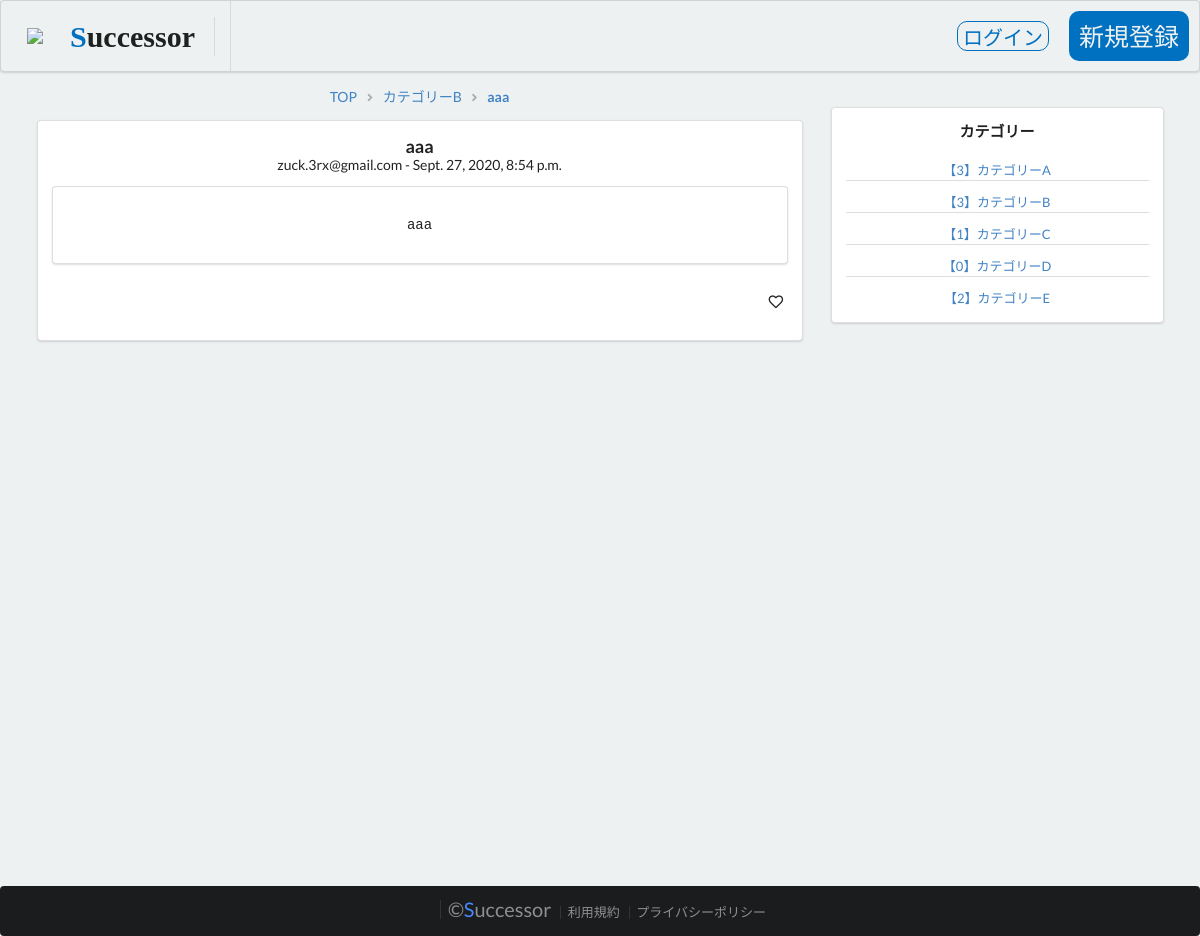
/thread/1/, run on the app's committed database.
### thread/models.py (models this page shows, shortened)
class Topic(models.Model):
    user = models.ForeignKey(
        User,
        on_delete=models.SET_NULL,
        null=True,
        blank=True,
    )
    email = models.EmailField(
        verbose_name='メールアドレス',
        null=True,
        blank=True,
    )
    user_name = models.CharField(
        'お名前',
        max_length=30,
        null=True,
        blank=False,
    )
    title = models.CharField(
        'タイトル',
        max_length=255,
        null = False,
        blank = False,
    )
    message = models.TextField(
        verbose_name='本文',
        null=True,
        blank=False,
    )
    category = models.ForeignKey(
        Category,
        verbose_name='カテゴリー',
        on_delete=models.PROTECT,
        null=True,
        blank=False,
    )
    created = models.DateTimeField(
        auto_now_add=True,
    )
    modified = models.DateTimeField(
        auto_now=True,
    )
    objects = TopicManager()

class Category(models.Model):
    name = models.CharField(
        'カテゴリー名',
        max_length=50,
    )
    url_code = models.CharField(
        'URLコード',
        max_length=50,
        null=True,
        blank=False,
        unique=True,
    )
    sort=models.IntegerField(
        verbose_name='ソート',
        default=0,
    )
    objects = CategoryManager

### accounts/models.py (models this page shows, shortened)
class User(AbstractBaseUser, PermissionsMixin):
    username_validator = UnicodeUsernameValidator()
    username = models.CharField(
        _('username'),
        max_length=50,
        unique=True,
        help_text='この項目は必須です。全角文字、半角英数字、@/./+/-/_ で50文字以下にしてください。',
        validators=[username_validator],
        error_messages={
            'unique': _("A user with that username already exists."),
        },
    )
    email = models.EmailField(
        _('email address'),
        help_text='この項目は必須です。メールアドレスは公開されません。',
        blank=False
    )
    is_staff = models.BooleanField(
        _('staff status'),
        default=False,
        help_text=_('Designates whether the user can log into this admin site.'),
    )
    is_active = models.BooleanField(
        _('active'),
        default=True,
        help_text=_(
            'Designates whether this user should be treated as active. '
            'Unselect this instead of deleting accounts.'
        ),
    )
    date_joined = models.DateTimeField(_('date joined'), default=timezone.now)
    objects = UserManager()
    EMAIL_FIELD = 'email'
    USERNAME_FIELD = 'username'
    REQUIRED_FIELDS = ['email']
    class Meta:
        verbose_name = _('user')
        verbose_name_plural = _('users')
        abstract = False

### thread/views.py (the view, shortened to what this page needs)
# urls.py: path('<int:pk>/', views.TopicAndCommentView.as_view(), name='topic'),
class TopicAndCommentView(FormView):
    template_name = 'thread/detail_topic.html'
    form_class = LoginedUserCommentModelForm
    def get_form_class(self):
        if self.request.user.is_authenticated:
            return LoginedUserCommentModelForm
        else:
            return CommentModelForm
    def get_context_data(self):
        ctx = super().get_context_data()
        ctx['topic'] = Topic.objects.get(id=self.kwargs['pk'])
        ctx['comment_list'] = Comment.objects.filter(
                topic_id=self.kwargs['pk']).annotate(vote_count=Count('vote')).order_by('no')
        return ctx

### thread/templatetags/threadtags.py (called while the page is built)
@register.inclusion_tag('thread/tags/category_tag.html')
def categorytag():
    ctx = {}
    ctx['category_list'] = Category.objects.annotate(
            count=Count('topic')).order_by('sort')
    return ctx

### templates/thread/detail_topic.html (shortened to what this page needs)
{% extends 'base/base.html' %}
{% block content %}
{% load threadfilters %}
{% load static %}
<div class="ui grid stackable">
    <div class="eleven wide column">
        <div class="ui breadcrumb">
            <a href="{% url 'base:top' %}" class="section">TOP</a>
            <i class="right angle icon divider"></i>
            <a href="{% url 'thread:category' url_code=topic.category.url_code %}" class="section">{{topic.category.name}}</a>
            <i class="right angle icon divider"></i>
            <a class="active section">{{topic.title}}</a>
        </div>
        <div class="ui segment">
            <div class="content">
                <div class="header"><h3>{{topic.title}}</h3></div>
                <p>{% if topic.user %}{{topic.user}}{% else %}{{topic.user_name}}(Guest){% endif %} - {{topic.created}}</p>
                <div class="ui segment">
                    <p><pre>{{topic.message}}</pre></p>
                </div>
                <div class="ui right aligned vertical segment">
                    <div class="vote_button" style="cursor: pointer;"
                        data-comment-id="{{comment.id}}" data-count="{{comment.vote_count}}">
                        <i class="heart outline icon"></i>
                    </div>
                </div>
            </div>
        </div>
    </div>
    {% include 'base/sidebar.html' %}
</div>
{% endblock %}

### templates/thread/tags/category_tag.html
<div class="ui relaxed list small divided link">
    {% for category in category_list %}
    <a class="item"><a href="/thread/category/{{ category.url_code }}">【{{category.count}}】{{category.name}}</a>
    {% endfor %}
</div>

### static/css/style.css (style rules this page uses)
body { text-align: center; }
p { line-height: 1; margin: 0; }
div { margin: 0; padding: 0; }

### data on the page
Topic: category.name "カテゴリーB", title "aaa", user "zuck.3rx@gmail.com", created "Sept. 27, 2020, 8:54 p.m.", message "aaa"
Category: count "3", name "カテゴリーA"
Category: count "3", name "カテゴリーB"
Category: count "1", name "カテゴリーC"
Category: count "0", name "カテゴリーD"
Category: count "2", name "カテゴリーE"
